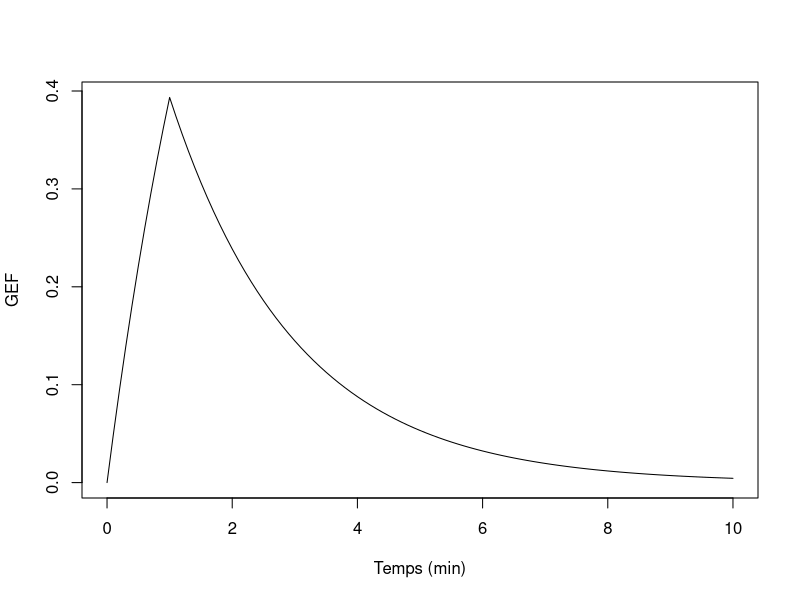
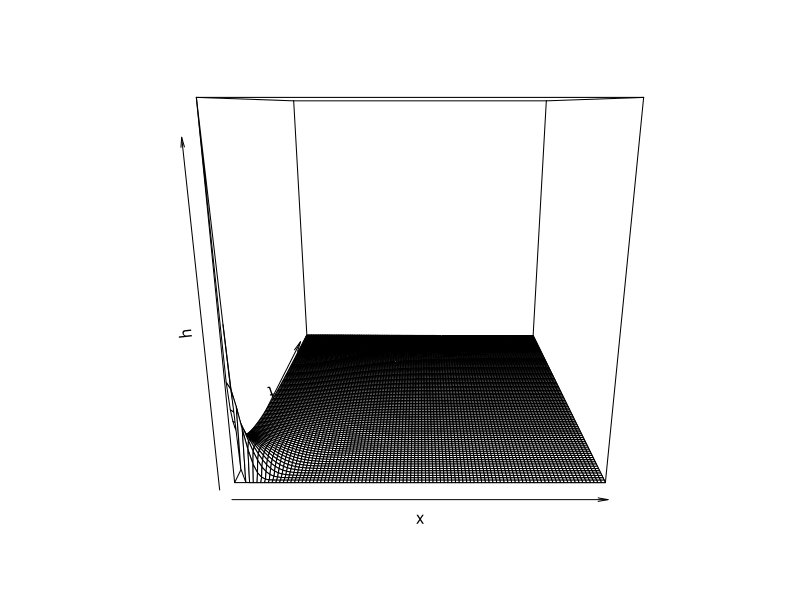
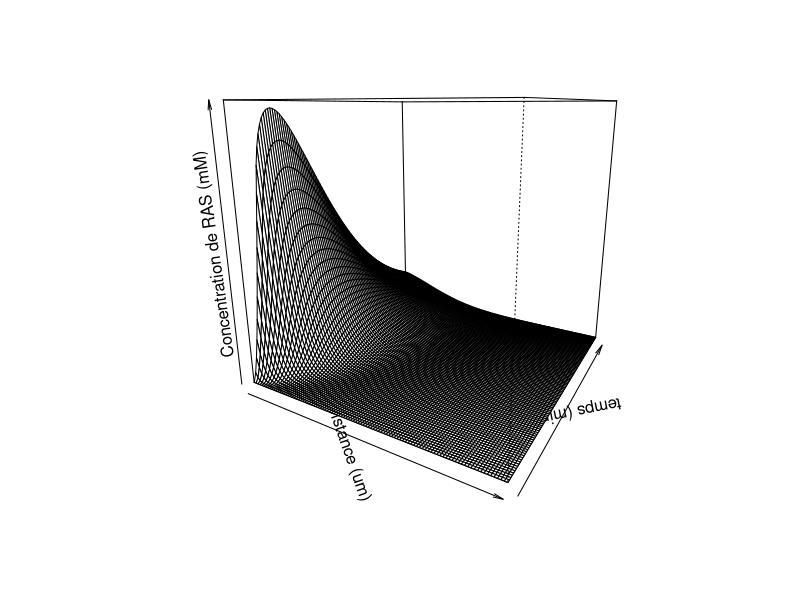

Write the R code that produced these figures, in order.

f <- function(t) {
	t0 <- 1
	tau_GEF <- 2
	y <- ifelse(t<0,0,
		ifelse(t<=t0,(1-exp(-t/tau_GEF)),
			((1-exp(-1/tau_GEF)) * exp(-(t-t0)/tau_GEF))))
	y
}
png('f_harvey.png')
plot(f,0,10,xlab="Temps (min)", ylab="GEF")
dev.off()

D <- 0.65
tau_inactivation <- 4.5

H <- function(x,t){(1/(2*D*t)^0.5) * exp(-x^2/(2*D*t)-t/tau_inactivation)  }

x <- seq(0,10,length.out=100)
t <- seq(0.01,10,length.out=100)
h <- outer(x,t,H)

dev.new()
persp(x,t,h)

phi <- function(x,t){
	integrand <- function(tau) {H(x,(t-tau))*f(tau)}
	integrate(integrand,lower = 0, upper = t)
}

ras = matrix(nrow=100,ncol=100)

for(i in 1:length(x))
	for(j in 1:length(t))
		ras[i,j] <- phi(x[i],t[j])$value
png('ras_harvey.png')
#dev.new()
persp(x,t,ras,xlim=c(0,10),ylim=c(0,10),zlim=c(0,0.6),xlab="Distance (um)",zlab="Concentration de RAS (mM)",ylab="temps (min)",theta=30)
dev.off()